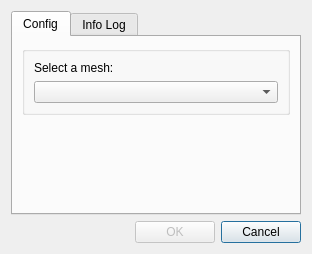
<?xml version="1.0" encoding="UTF-8"?>
<ui version="4.0">
 <class>dlg_select_mesh</class>
 <widget class="QDialog" name="dlg_select_mesh">
  <property name="geometry">
   <rect>
    <x>0</x>
    <y>0</y>
    <width>312</width>
    <height>254</height>
   </rect>
  </property>
  <property name="windowTitle">
   <string>Select mesh</string>
  </property>
  <property name="modal">
   <bool>true</bool>
  </property>
  <layout class="QGridLayout" name="gridLayout_2">
   <item row="11" column="0">
    <layout class="QGridLayout" name="groupBox_6">
     <item row="0" column="1">
      <spacer name="horizontalSpacer">
       <property name="orientation">
        <enum>Qt::Horizontal</enum>
       </property>
       <property name="sizeHint" stdset="0">
        <size>
         <width>40</width>
         <height>20</height>
        </size>
       </property>
      </spacer>
     </item>
     <item row="0" column="3">
      <widget class="QPushButton" name="btn_cancel">
       <property name="text">
        <string>Cancel</string>
       </property>
      </widget>
     </item>
     <item row="0" column="2">
      <widget class="QPushButton" name="btn_ok">
       <property name="enabled">
        <bool>false</bool>
       </property>
       <property name="text">
        <string>OK</string>
       </property>
      </widget>
     </item>
     <item row="0" column="0">
      <widget class="QLabel" name="lbl_timer">
       <property name="text">
        <string/>
       </property>
      </widget>
     </item>
    </layout>
   </item>
   <item row="0" column="0">
    <widget class="QTabWidget" name="mainTab">
     <property name="currentIndex">
      <number>0</number>
     </property>
     <widget class="QWidget" name="tab_config">
      <property name="whatsThis">
       <string/>
      </property>
      <attribute name="title">
       <string>Config</string>
      </attribute>
      <layout class="QGridLayout" name="gridLayout_4">
       <item row="2" column="0">
        <spacer name="verticalSpacer">
         <property name="orientation">
          <enum>Qt::Vertical</enum>
         </property>
         <property name="sizeHint" stdset="0">
          <size>
           <width>20</width>
           <height>33</height>
          </size>
         </property>
        </spacer>
       </item>
       <item row="1" column="0">
        <widget class="QGroupBox" name="groupBox_2">
         <property name="title">
          <string/>
         </property>
         <layout class="QGridLayout" name="gridLayout_3">
          <item row="1" column="0">
           <widget class="QComboBox" name="cmb_mesh"/>
          </item>
          <item row="0" column="0">
           <widget class="QLabel" name="lbl_mesh">
            <property name="text">
             <string>Select a mesh:</string>
            </property>
           </widget>
          </item>
         </layout>
        </widget>
       </item>
      </layout>
     </widget>
     <widget class="QWidget" name="tab_infolog">
      <attribute name="title">
       <string>Info Log</string>
      </attribute>
      <layout class="QGridLayout" name="gridLayout_5" columnstretch="0,0">
       <item row="1" column="0" colspan="2">
        <widget class="QProgressBar" name="progress_bar">
         <property name="value">
          <number>0</number>
         </property>
        </widget>
       </item>
       <item row="0" column="0" colspan="2">
        <widget class="QTextEdit" name="txt_infolog"/>
       </item>
      </layout>
     </widget>
    </widget>
   </item>
  </layout>
 </widget>
 <resources/>
 <connections/>
</ui>
